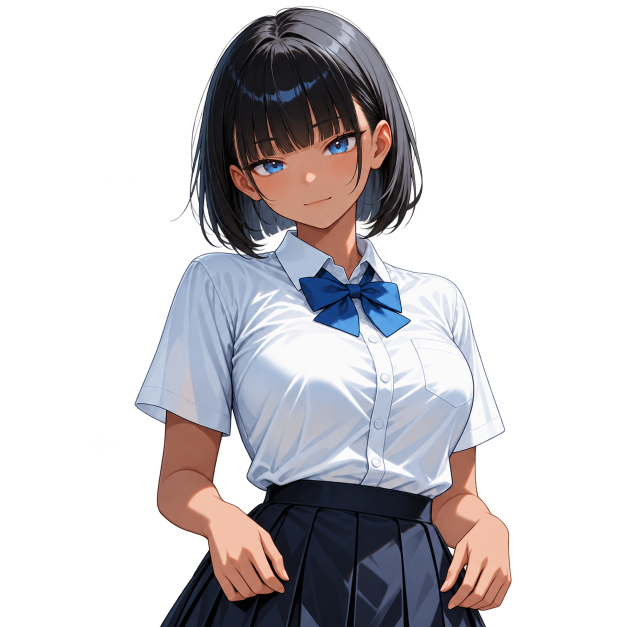
#> input picture 生成元/chara1/v2-set-01/base-approved.png, 1254 x 1254 px (shown at 1/2 size); the run also reads 1 picture not shown here
$ python export-chara1-v2.py
#> lines starting #> are read from the running program, lines starting #| are printed output that depends on the picture
"""承認済み基準から作った6枚を、原画像と透明度を保って書き出し・検査する。"""
from pathlib import Path
from io import BytesIO
import argparse
import hashlib
import json
import math
import shutil
import zipfile
from PIL import Image, ImageDraw, ImageFont, ImageChops, ImageStat

root = Path(__file__).resolve().parents[1]
source_dir = root / '生成元/chara1/v2-set-01'
stage = source_dir / '書き出し'
review = root / '確認用'
names = ['icon', 'special', 'rank1', 'rank2', 'rank3', 'rank4']
labels = ['通常', '決めポーズ', '1位・大喜び', '2位・笑顔', '3位・苦笑い', '4位・しょんぼり']
parser = argparse.ArgumentParser()
parser.add_argument('--save-final', action='store_true', help='6枚の目視検査記録を確認して所定フォルダへコピー')
args = parser.parse_args()
stage.mkdir(exist_ok=True)
sha = lambda p: hashlib.sha256(p.read_bytes()).hexdigest()
approved = source_dir / 'base-approved.png'
assert sha(approved) == sha(root / '生成元/chara1/outfit-v2-trial-01.png')
revisions_path = source_dir / 'revisions.json'
revisions = json.loads(revisions_path.read_text(encoding='utf-8')) if revisions_path.exists() else {}
assert set(revisions) <= {'rank4'}, '今回許可された修正はrank4のみ'
records = []
for name in names:
    src = approved if name == 'icon' else source_dir / f'{name}.png'
    rev = revisions.get(name)
    if rev:
        src = (source_dir / rev['source']).resolve()
        assert src.is_relative_to(root), '元画像が作業フォルダ外'
    raw = Image.open(src).convert('RGBA')
#> raw is the input picture: PIL image 1254x1254 RGBA; mean R, G, B, A 52.6, 49.9, 53.2, 101.6
    assert raw.width == raw.height
    if name == 'icon':
        full = raw.crop((290, -35, 930, 605)).resize((256, 256), Image.Resampling.LANCZOS)
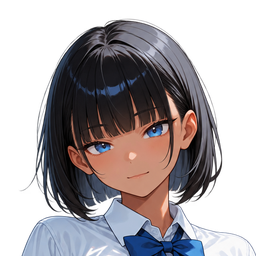
#> full: PIL image 256x256 RGBA; mean R, G, B, A 56.4, 51.1, 54.4, 137.5; transparent parts drawn white
        placement = {'crop': [290, -35, 930, 605]}
    else:
        box = raw.getchannel('A').point(lambda v: 255 if v > 16 else 0).getbbox()
        assert box, '空の画像'
        bottom_pad = rev.get('bottom_pad', 0) if rev else 0
        top_pad = max(0, math.ceil(((raw.height + bottom_pad) * .08 - box[1]) / .92))
        side = raw.height + top_pad + bottom_pad
        canvas = Image.new('RGBA', (side, side), (0, 0, 0, 0))
        canvas.alpha_composite(raw, ((side - raw.width) // 2, top_pad))
        full = canvas.resize((1024, 1024), Image.Resampling.LANCZOS)
        placement = {'top_pad': top_pad, 'bottom_pad': bottom_pad, 'square_canvas': side}
    original_alpha = full.getchannel('A')
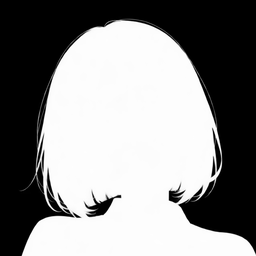
#> original_alpha: PIL image 256x256 L; min 0, max 255, mean 137.5
    buf = BytesIO()
    full.save(buf, format='PNG', optimize=True)
    step_used = None
    if len(buf.getvalue()) > 500_000:
        r, g, b, a = full.split()
        for step in (2, 3, 4, 5, 6, 8):
            lut = [min(255, ((v + step // 2) // step) * step) for v in range(256)]
            candidate = Image.merge('RGBA', (r.point(lut), g.point(lut), b.point(lut), a))
            buf = BytesIO()
            candidate.save(buf, format='PNG', optimize=True)
            if len(buf.getvalue()) <= 500_000:
                step_used = step
                break
        else:
            raise ValueError(f'{name}: 500KBを超える')
    dst = stage / f'{name}.png'
    if dst.exists():
        if dst.read_bytes() != buf.getvalue():
            assert rev, f'{name}: 許可されていない画像の変更'
            saved_old = (source_dir / rev['stage_backup']).resolve()
            assert saved_old.is_relative_to(root)
            assert sha(saved_old) == sha(dst) == rev['old_sha256'], '旧書き出し画像の保存を照合できない'
            dst.write_bytes(buf.getvalue())
    else:
        dst.write_bytes(buf.getvalue())
    with Image.open(dst) as png:
        assert png.format == 'PNG'
        check = png.convert('RGBA')
    expected = (256, 256) if name == 'icon' else (1024, 1024)
    assert check.size == expected
    a = check.getchannel('A')
    assert a.tobytes() == original_alpha.tobytes()
    assert a.getextrema() == (0, 255)
    assert dst.stat().st_size <= 500_000
    visible = a.point(lambda v: 255 if v > 16 else 0).getbbox()
#> visible = (20, 18, 256, 256)
#> (the run stopped early here; a loop or call above may not have finished)
